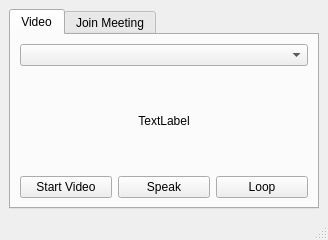
<?xml version="1.0" encoding="UTF-8"?>
<ui version="4.0">
 <class>MainWindow</class>
 <widget class="QMainWindow" name="MainWindow">
  <property name="geometry">
   <rect>
    <x>0</x>
    <y>0</y>
    <width>328</width>
    <height>240</height>
   </rect>
  </property>
  <property name="windowTitle">
   <string>mmhZoom</string>
  </property>
  <widget class="QWidget" name="centralwidget">
   <layout class="QHBoxLayout" name="horizontalLayout">
    <item>
     <widget class="QTabWidget" name="tabWidget">
      <property name="currentIndex">
       <number>0</number>
      </property>
      <widget class="QWidget" name="videoTab">
       <attribute name="title">
        <string>Video</string>
       </attribute>
       <layout class="QVBoxLayout" name="verticalLayout_3">
        <item>
         <widget class="QComboBox" name="videoSource">
          <property name="editable">
           <bool>false</bool>
          </property>
          <property name="currentText">
           <string/>
          </property>
          <property name="placeholderText">
           <string>Select input device</string>
          </property>
         </widget>
        </item>
        <item>
         <widget class="QLabel" name="previewView">
          <property name="sizePolicy">
           <sizepolicy hsizetype="Expanding" vsizetype="Expanding">
            <horstretch>0</horstretch>
            <verstretch>0</verstretch>
           </sizepolicy>
          </property>
          <property name="autoFillBackground">
           <bool>false</bool>
          </property>
          <property name="text">
           <string>TextLabel</string>
          </property>
          <property name="alignment">
           <set>Qt::AlignCenter</set>
          </property>
          <property name="margin">
           <number>2</number>
          </property>
         </widget>
        </item>
        <item>
         <layout class="QHBoxLayout" name="horizontalLayout_4">
          <item>
           <widget class="QPushButton" name="videoToggle">
            <property name="enabled">
             <bool>true</bool>
            </property>
            <property name="autoFillBackground">
             <bool>true</bool>
            </property>
            <property name="text">
             <string>Start Video</string>
            </property>
            <property name="checkable">
             <bool>true</bool>
            </property>
            <property name="checked">
             <bool>false</bool>
            </property>
           </widget>
          </item>
          <item>
           <widget class="QPushButton" name="speakToggle">
            <property name="text">
             <string>Speak</string>
            </property>
            <property name="checkable">
             <bool>true</bool>
            </property>
           </widget>
          </item>
          <item>
           <widget class="QPushButton" name="loopToggle">
            <property name="text">
             <string>Loop</string>
            </property>
            <property name="checkable">
             <bool>true</bool>
            </property>
           </widget>
          </item>
         </layout>
        </item>
       </layout>
      </widget>
      <widget class="QWidget" name="meetingTab">
       <attribute name="title">
        <string>Join Meeting</string>
       </attribute>
       <layout class="QVBoxLayout" name="verticalLayout_2">
        <item>
         <layout class="QVBoxLayout" name="verticalLayout" stretch="0,0,0">
          <item>
           <widget class="QListWidget" name="meetingList"/>
          </item>
          <item>
           <layout class="QHBoxLayout" name="horizontalLayout_3">
            <property name="topMargin">
             <number>0</number>
            </property>
            <item>
             <widget class="QPushButton" name="addMeeting">
              <property name="text">
               <string>Add Meeting</string>
              </property>
             </widget>
            </item>
            <item>
             <widget class="QPushButton" name="removeMeeting">
              <property name="text">
               <string>Remove Selected Meeting</string>
              </property>
             </widget>
            </item>
           </layout>
          </item>
          <item>
           <widget class="Line" name="line">
            <property name="orientation">
             <enum>Qt::Horizontal</enum>
            </property>
           </widget>
          </item>
         </layout>
        </item>
       </layout>
      </widget>
     </widget>
    </item>
   </layout>
  </widget>
  <widget class="QStatusBar" name="statusBar"/>
 </widget>
 <resources/>
 <connections/>
</ui>
